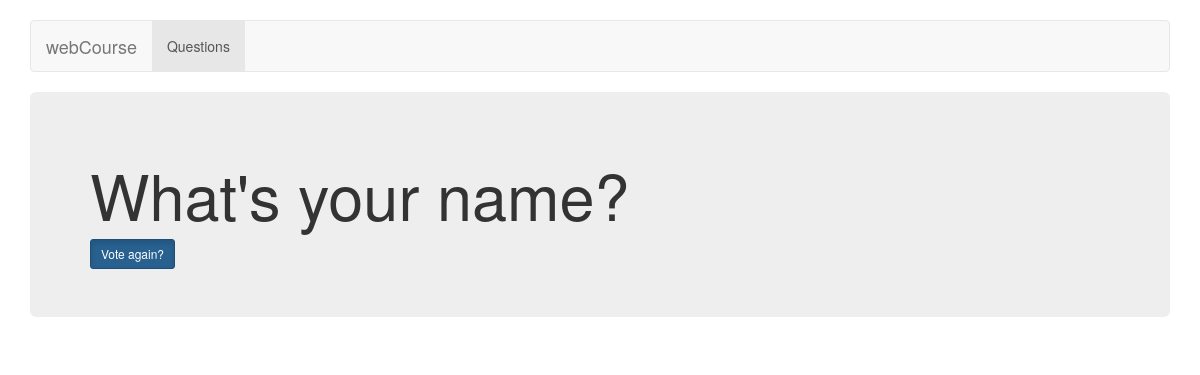
The page /polls/2/results/ on the database as committed earlier.
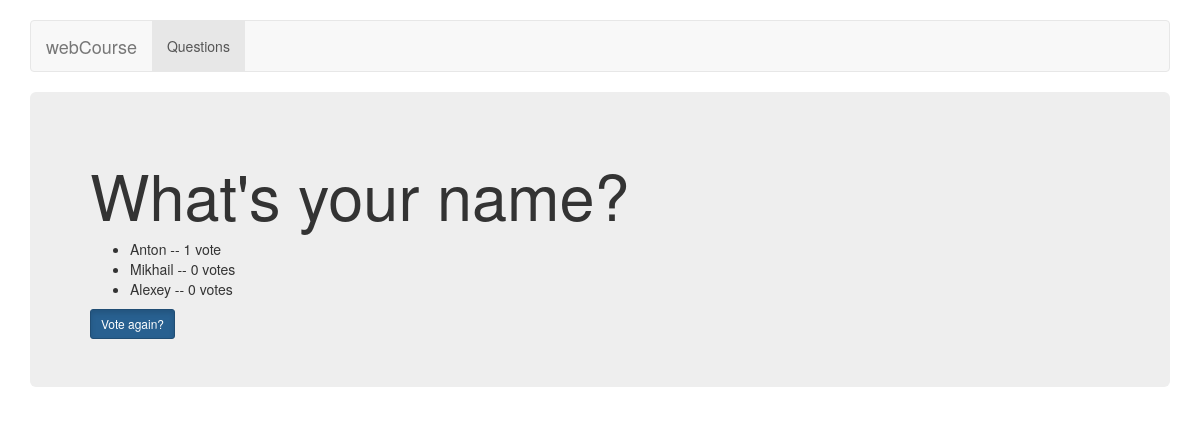
The same page on the database as committed later.
### polls/models.py (models this page shows, shortened)
class Question(models.Model):
    question_text = models.CharField(max_length=200)
    pub_date = models.DateTimeField('date published')

class Choice(models.Model):
    question = models.ForeignKey(Question, on_delete=models.CASCADE)
    choice_text = models.CharField(max_length=200)
    votes = models.IntegerField(default=0)

### polls/views.py (the view)
# urls.py: url(r'^(?P<pk>[0-9]+)/results/$', views.ResultsView.as_view(), name='results'),
class ResultsView(generic.DetailView):
    model = Question
    template_name = 'polls/results.html'

### polls/templates/polls/results.html (shortened to what this page needs)
<!DOCTYPE html>
<html lang="en">
<head>
    {% load staticfiles %}
    <link href="{% static "bootstrap/css/bootstrap.min.css" %}" rel="stylesheet">
    <link href="{% static "bootstrap/css/navbar.css" %}" rel="stylesheet">
</head>
<body>
<div class="container">
    <nav class="navbar navbar-default">
        <div class="container-fluid">
            <div class="navbar-header">
                <div class="navbar-brand">webCourse</div>
            </div>
            <div id="navbar" class="navbar-collapse collapse">
                <ul class="nav navbar-nav">
                    <li class="active"><a href="{% url 'polls:index' %}">Questions</a></li>
                </ul>
            </div>
        </div>
    </nav>
    <div class="jumbotron">
        <h1>{{ question.question_text }}</h1>
        <ul>
            {% for choice in question.choice_set.all %}
                <li>{{ choice.choice_text }} -- {{ choice.votes }} vote{{ choice.votes|pluralize }}</li>
            {% endfor %}
        </ul>
        <a href="{% url 'polls:detail' question.id %}" class="btn btn-primary btn-sm active">Vote again?</a>
    </div>
</div>
</body>
</html>

Rows that differ between the two databases and show on the page:
added Choice: choice_text "Anton", votes "1"
added Choice: choice_text "Mikhail", votes "0"
added Choice: choice_text "Alexey", votes "0"
